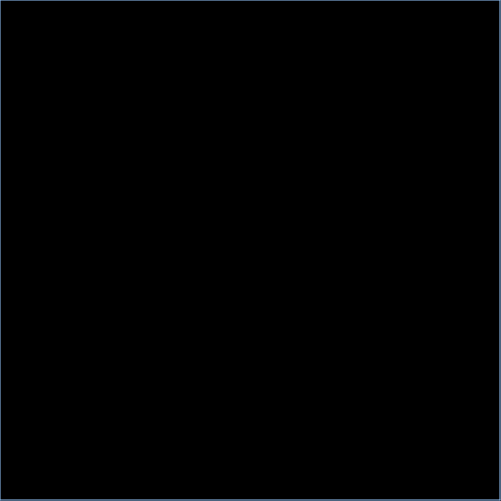
Frame 1 (no input)
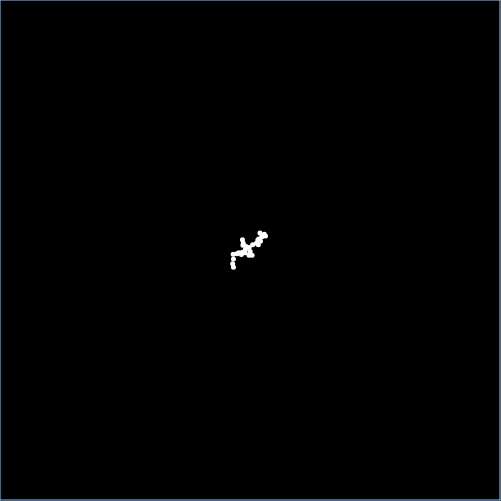
Frame 60 (no input)
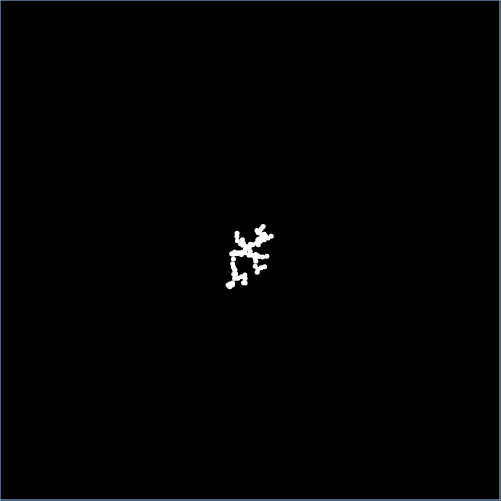
Frame 120 (the mouse pressed at the canvas centre since frame 60)

The p5.js sketch that drew these frames (run headless with seeded random() and noise() and a simulated clock; from frame 60 on, the mouse is pressed at the canvas centre):

// p5.js sketch
// ── sketch.js
var h = 100;
var w = 100;
var cellSize = 5;
var diameter = cellSize;

var sHeight = cellSize * h;
var sWidth = cellSize * w;
var centerY = sHeight / 2.0;
var centerX = sWidth / 2.0;

var atom;
var grid;
var finished;

function setup() {
  createCanvas(h * cellSize + 1, w * cellSize + 1);
  grid = [];
  for(var i = 0; i < h * w; i++)
     grid.push([]);
  atoms = [];
  
  atom = createAtom(centerX, centerY);
  freeze(atom);
  atom = createAtom();
  
  background(0);
  stroke(150, 200, 255);
  drawEdges();
  noStroke();
}

function draw() {
  if(finished)
     return;
  for(var i = 0; i < 10000; i++){
    var obst = checkCollision();
    if(obst != null){
      line(atom.x, atom.y, obst.x, obst.y);
      ellipse(atom.x, atom.y, diameter);
      freeze(atom);
      var tries = 0;
      while(checkCollision() != null){
        atom = createAtom();
        tries++;
        if(tries > 20)
        {
          finished = true;
          return;
        }
      }
    }
    var step = p5.Vector.random2D();
    step.mult(diameter);
    atom.add(step);
    atom.x = constrain(atom.x, 0, sWidth);
    atom.y = constrain(atom.y, 0 , sHeight);
  }
}

function drawGrid(){
  clear();
  for(var x = 0; x <= w; x++){
    line(x * cellSize, 0, x * cellSize, sHeight);
  }
  for(var y = 0; y <= h; y++){
    line(0, y * cellSize, sWidth, y * cellSize);
  }
}

function drawEdges(){
  line(0, 0, sWidth, 0);
  line(0, sHeight, sWidth, sHeight);
  
  line(0, 0, 0, sHeight);
  line(sWidth, 0, sWidth, sHeight);
}

function getBin(x, y){
  if(x <  0 || x > w || y < 0 || y > h)
     return null;
  return grid[x + y * w];
}

function freeze(a){
  var x = (a.x / cellSize) | 0;
  var y = (a.y / cellSize) | 0;
  
  var bin = getBin(x, y);
  if(bin != null)
     bin.push(a);
}

function checkCollision(){
  var x = (atom.x / cellSize) | 0;
  var y = (atom.y / cellSize) | 0;
  
  for(var dx = -1; dx <= 1; dx++){
      for(var dy = -1; dy <= 1; dy++){
        var bin = getBin(x + dx, y + dy);
        if(bin == null)
           continue;
        for(var a of bin){
          if(a.dist(atom) < diameter)
             return a;
        }
      }
  }
  return null;
}

function createAtom(x, y){
  // var side = random(0, 4);
  var rx, ry;
  // if(side < 2){
  //   rx = random(0, sWidth);
  //   ry = side <= 1 ? 0 : sHeight;
  // } else {
  //   ry = random(0, sHeight);
  //   rx = side <= 3 ? 0 : sWidth;
  // }
  rx = width - 10;
  ry = height - 10;
  var a = createVector(x || rx, y || ry);
  return a;
}
